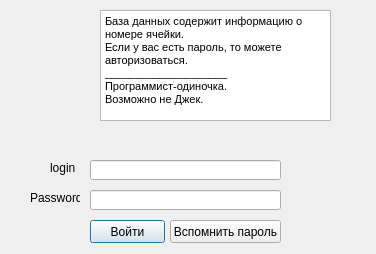
<?xml version="1.0" encoding="UTF-8"?>
<ui version="4.0">
 <class>vhod</class>
 <widget class="QDialog" name="vhod">
  <property name="geometry">
   <rect>
    <x>0</x>
    <y>0</y>
    <width>376</width>
    <height>254</height>
   </rect>
  </property>
  <property name="windowTitle">
   <string>log in</string>
  </property>
  <property name="windowIcon">
   <iconset resource="res.qrc">
    <normaloff>:/Image/twitter.png</normaloff>:/Image/twitter.png</iconset>
  </property>
  <widget class="QPushButton" name="pushButton">
   <property name="geometry">
    <rect>
     <x>90</x>
     <y>220</y>
     <width>75</width>
     <height>23</height>
    </rect>
   </property>
   <property name="text">
    <string>Войти</string>
   </property>
  </widget>
  <widget class="QLineEdit" name="pass">
   <property name="geometry">
    <rect>
     <x>90</x>
     <y>190</y>
     <width>191</width>
     <height>20</height>
    </rect>
   </property>
  </widget>
  <widget class="QLabel" name="label">
   <property name="geometry">
    <rect>
     <x>50</x>
     <y>160</y>
     <width>26</width>
     <height>16</height>
    </rect>
   </property>
   <property name="text">
    <string>login:</string>
   </property>
  </widget>
  <widget class="QLineEdit" name="login">
   <property name="geometry">
    <rect>
     <x>90</x>
     <y>160</y>
     <width>191</width>
     <height>20</height>
    </rect>
   </property>
  </widget>
  <widget class="QLabel" name="label_2">
   <property name="geometry">
    <rect>
     <x>30</x>
     <y>190</y>
     <width>50</width>
     <height>16</height>
    </rect>
   </property>
   <property name="text">
    <string>Password:</string>
   </property>
  </widget>
  <widget class="QTextEdit" name="textEdit">
   <property name="geometry">
    <rect>
     <x>100</x>
     <y>10</y>
     <width>231</width>
     <height>111</height>
    </rect>
   </property>
   <property name="html">
    <string>&lt;!DOCTYPE HTML PUBLIC &quot;-//W3C//DTD HTML 4.0//EN&quot; &quot;http://www.w3.org/TR/REC-html40/strict.dtd&quot;&gt;
&lt;html&gt;&lt;head&gt;&lt;meta name=&quot;qrichtext&quot; content=&quot;1&quot; /&gt;&lt;style type=&quot;text/css&quot;&gt;
p, li { white-space: pre-wrap; }
&lt;/style&gt;&lt;/head&gt;&lt;body style=&quot; font-family:'MS Shell Dlg 2'; font-size:8.25pt; font-weight:400; font-style:normal;&quot;&gt;
&lt;p style=&quot; margin-top:0px; margin-bottom:0px; margin-left:0px; margin-right:0px; -qt-block-indent:0; text-indent:0px;&quot;&gt;База данных содержит информацию о номере ячейки.&lt;br /&gt;Если у вас есть пароль, то можете авторизоваться.&lt;br /&gt;____________________&lt;br /&gt;Программист-одиночка.&lt;br /&gt;Возможно не Джек.&lt;/p&gt;&lt;/body&gt;&lt;/html&gt;</string>
   </property>
  </widget>
  <widget class="QLabel" name="label_3">
   <property name="geometry">
    <rect>
     <x>30</x>
     <y>20</y>
     <width>47</width>
     <height>51</height>
    </rect>
   </property>
   <property name="text">
    <string/>
   </property>
   <property name="pixmap">
    <pixmap resource="res.qrc">:/Image/twitter.png</pixmap>
   </property>
  </widget>
  <widget class="QPushButton" name="pushButton_2">
   <property name="geometry">
    <rect>
     <x>170</x>
     <y>220</y>
     <width>111</width>
     <height>23</height>
    </rect>
   </property>
   <property name="text">
    <string>Вспомнить пароль</string>
   </property>
  </widget>
 </widget>
 <resources>
  <include location="res.qrc"/>
 </resources>
 <connections/>
</ui>
